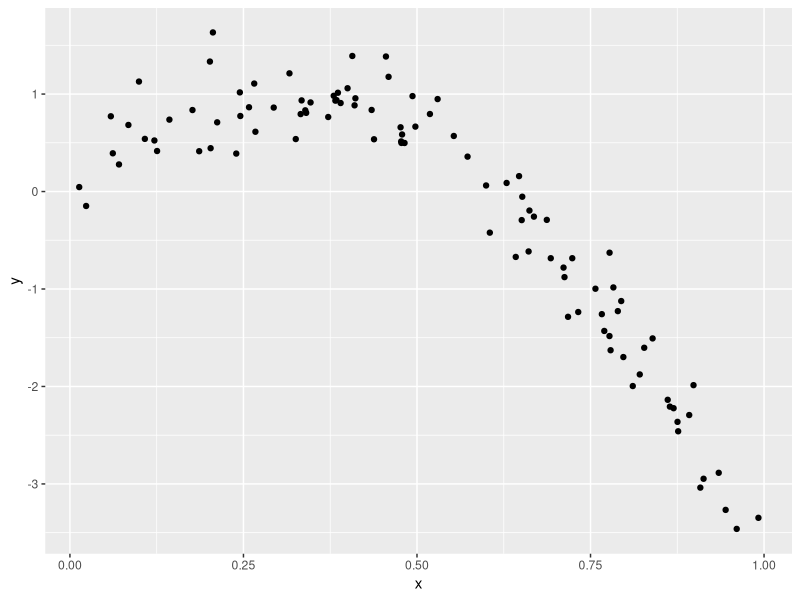
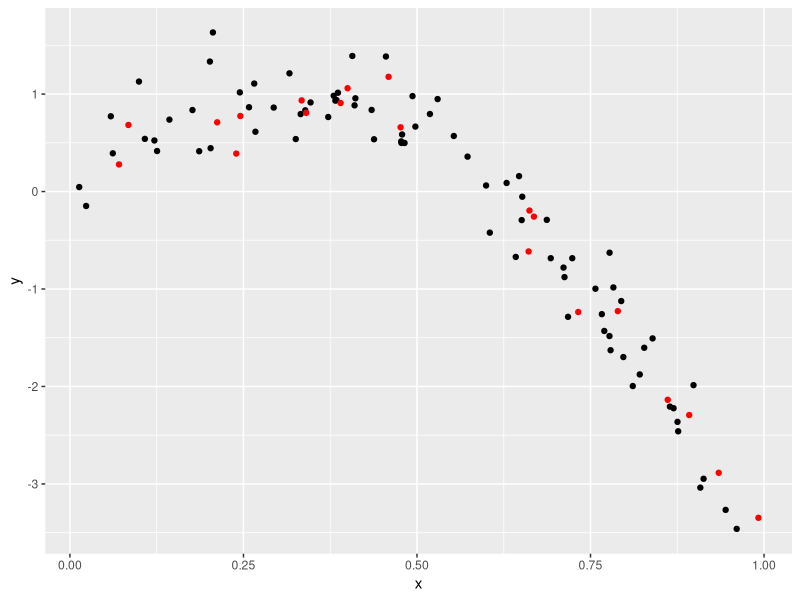
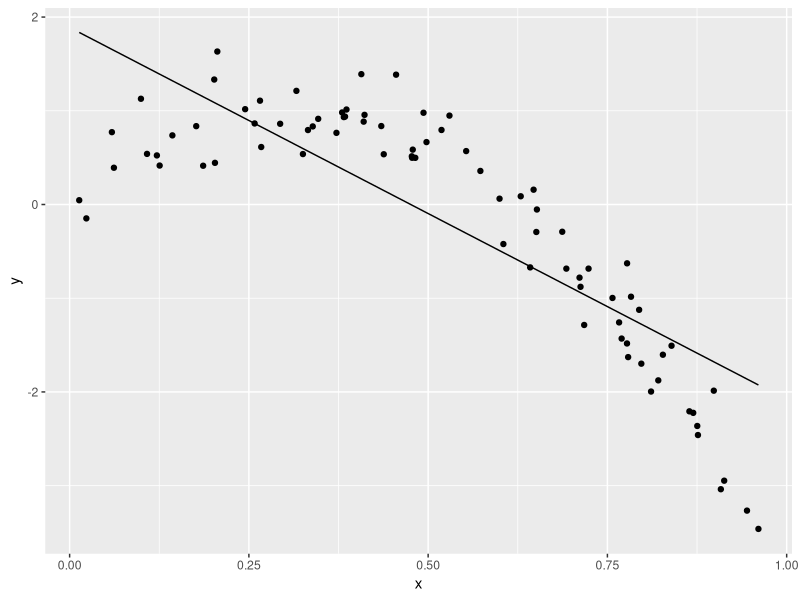
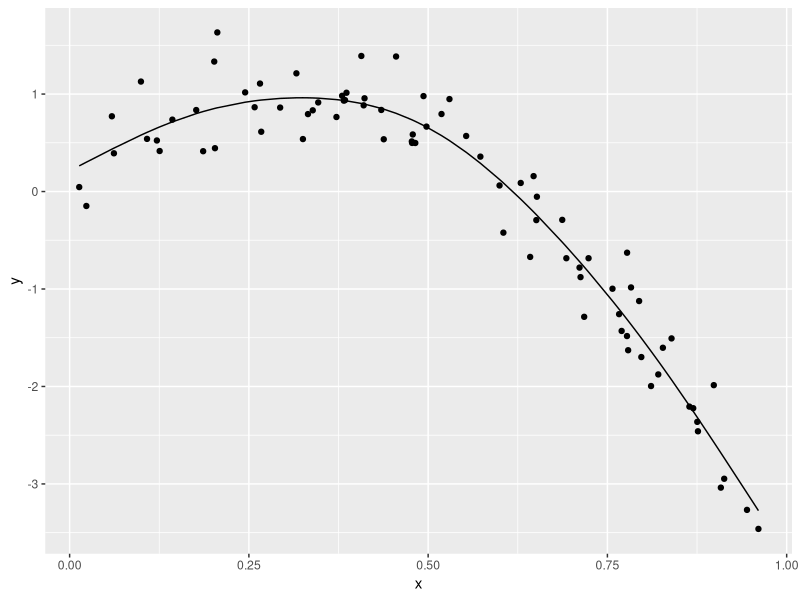
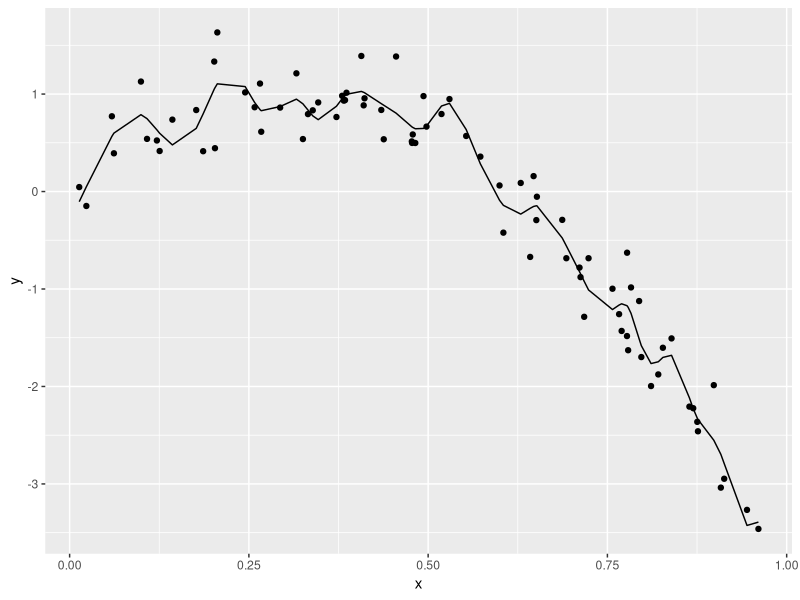
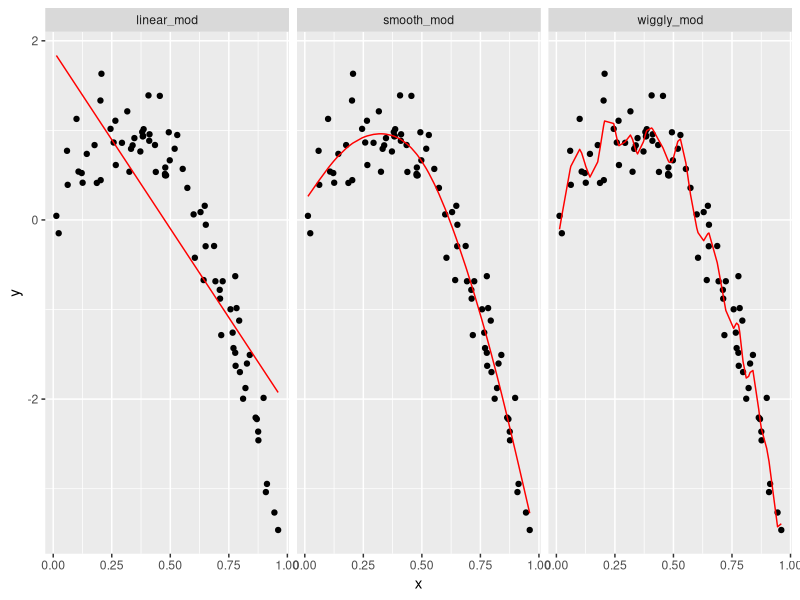

The R script that drew these images, in order:
## ---- chunk 1
library(tidyverse)
library(modelr)
set.seed(1)
## ---- chunk 2
nonlin_df = 
  tibble(
    id = 1:100,
    x = runif(100, 0, 1),
    y = 1 - 10 * (x - .3) ^ 2 + rnorm(100, 0, .3)
  )

nonlin_df |> 
  ggplot(aes(x = x, y = y)) + 
  geom_point()
## ---- chunk 3
train_df = sample_n(nonlin_df, 80)
test_df = anti_join(nonlin_df, train_df, by = "id")
## ---- chunk 4
train_df |>
  ggplot(aes(x = x, y = y)) +
  geom_point() +
  geom_point(data = test_df, color = "red")
## ---- chunk 5
linear_mod = lm(y ~ x, data = train_df)
smooth_mod = mgcv::gam(y ~ s(x), data = train_df)
wiggly_mod = mgcv::gam(y ~ s(x, k = 30), sp = 10e-6, data = train_df)
## ---- chunk 6
train_df |>
  modelr::add_predictions(linear_mod) |>
  ggplot(aes(x = x, y = y)) +
  geom_point() +
  geom_line(aes(y = pred))
## ---- chunk 7
train_df |>
  modelr::add_predictions(smooth_mod) |>
  ggplot(aes(x = x, y = y)) +
  geom_point() +
  geom_line(aes(y = pred))
## ---- chunk 8
train_df |>
  modelr::add_predictions(wiggly_mod) |>
  ggplot(aes(x = x, y = y)) +
  geom_point() +
  geom_line(aes(y = pred))
## ---- chunk 9
train_df |> 
  gather_predictions(linear_mod, smooth_mod, wiggly_mod) |> 
  mutate(model = fct_inorder(model)) |> 
  ggplot(aes(x = x, y = y)) + 
  geom_point() + 
  geom_line(aes(y = pred), color = "red") + 
  facet_wrap(~model)
## ---- chunk 10
rmse(linear_mod, train_df)
rmse(smooth_mod, train_df)
rmse(wiggly_mod, train_df)
## ---- chunk 11
rmse(linear_mod, test_df)
rmse(smooth_mod, test_df)
rmse(wiggly_mod, test_df)
## ---- chunk 12

